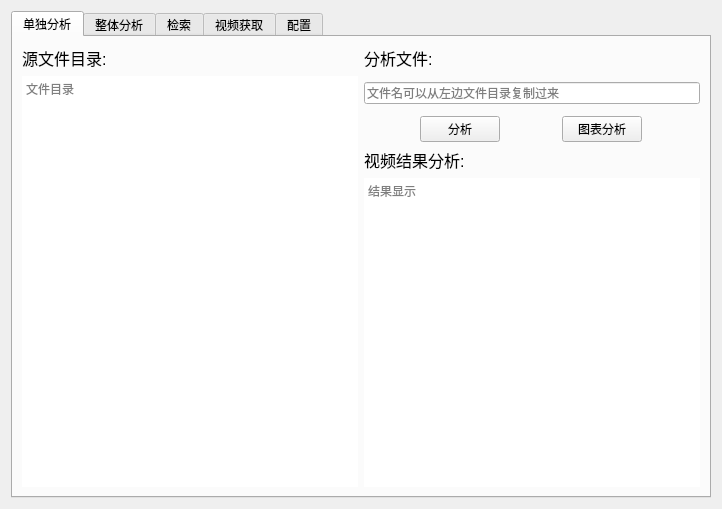
<?xml version="1.0" encoding="UTF-8"?>
<ui version="4.0">
 <class>Main_F</class>
 <widget class="QWidget" name="Main_F">
  <property name="geometry">
   <rect>
    <x>0</x>
    <y>0</y>
    <width>722</width>
    <height>509</height>
   </rect>
  </property>
  <property name="windowTitle">
   <string>舆情分析</string>
  </property>
  <property name="styleSheet">
   <string notr="true">QWidget#Main_F{border-image:url(:/img/2.png);}
border-radius:20px;

</string>
  </property>
  <layout class="QVBoxLayout" name="verticalLayout_31">
   <item>
    <widget class="QTabWidget" name="tabWidget">
     <property name="autoFillBackground">
      <bool>false</bool>
     </property>
     <property name="styleSheet">
      <string notr="true">QWidget#pushButton{border:2px groove gray;border-radius:6px;padding:5px 30px;}
QWidget#pushButton_1{border:2px groove gray;border-radius:6px;padding:5px 30px;}
QWidget#pushButton_2{border:2px groove gray;border-radius:6px;padding:5px 30px;}
QWidget#pushButton_3{border:2px groove gray;border-radius:6px;padding:5px 30px;}
QWidget#pushButton_4{border:2px groove gray;border-radius:6px;padding:5px 30px;}
QWidget#pushButton_5{border:2px groove gray;border-radius:6px;padding:5px 30px;}
QWidget#pushButton_6{border:2px groove gray;border-radius:6px;padding:5px 30px;}
QWidget#pushButton_7{border:2px groove gray;border-radius:6px;padding:5px 30px;}
QWidget#pushButton_15{border:2px groove gray;border-radius:6px;padding:5px 30px;}
QWidget#pushButton_16{border:2px groove gray;border-radius:6px;padding:5px 30px;}

border-radius:20px;</string>
     </property>
     <property name="currentIndex">
      <number>0</number>
     </property>
     <widget class="QWidget" name="tab">
      <property name="styleSheet">
       <string notr="true"/>
      </property>
      <attribute name="title">
       <string>单独分析</string>
      </attribute>
      <layout class="QHBoxLayout" name="horizontalLayout_5">
       <item>
        <layout class="QHBoxLayout" name="horizontalLayout_2">
         <item>
          <layout class="QVBoxLayout" name="verticalLayout_2">
           <item>
            <widget class="QLabel" name="label_2">
             <property name="font">
              <font>
               <pointsize>12</pointsize>
              </font>
             </property>
             <property name="text">
              <string>源文件目录:</string>
             </property>
             <property name="textFormat">
              <enum>Qt::AutoText</enum>
             </property>
            </widget>
           </item>
           <item>
            <widget class="QTextEdit" name="textEdit">
             <property name="styleSheet">
              <string notr="true">border-radius:20px;</string>
             </property>
             <property name="placeholderText">
              <string>文件目录</string>
             </property>
            </widget>
           </item>
          </layout>
         </item>
         <item>
          <layout class="QVBoxLayout" name="verticalLayout">
           <item>
            <widget class="QLabel" name="label_3">
             <property name="sizePolicy">
              <sizepolicy hsizetype="Fixed" vsizetype="Fixed">
               <horstretch>0</horstretch>
               <verstretch>1</verstretch>
              </sizepolicy>
             </property>
             <property name="font">
              <font>
               <pointsize>12</pointsize>
              </font>
             </property>
             <property name="text">
              <string>分析文件:</string>
             </property>
             <property name="textFormat">
              <enum>Qt::AutoText</enum>
             </property>
            </widget>
           </item>
           <item>
            <layout class="QVBoxLayout" name="verticalLayout_7">
             <property name="topMargin">
              <number>6</number>
             </property>
             <property name="bottomMargin">
              <number>6</number>
             </property>
             <item>
              <widget class="QLineEdit" name="lineEdit">
               <property name="sizePolicy">
                <sizepolicy hsizetype="Expanding" vsizetype="Fixed">
                 <horstretch>0</horstretch>
                 <verstretch>3</verstretch>
                </sizepolicy>
               </property>
               <property name="styleSheet">
                <string notr="true"/>
               </property>
               <property name="placeholderText">
                <string>文件名可以从左边文件目录复制过来</string>
               </property>
              </widget>
             </item>
            </layout>
           </item>
           <item>
            <layout class="QHBoxLayout" name="horizontalLayout">
             <item>
              <widget class="QPushButton" name="pushButton">
               <property name="sizePolicy">
                <sizepolicy hsizetype="Fixed" vsizetype="Fixed">
                 <horstretch>0</horstretch>
                 <verstretch>0</verstretch>
                </sizepolicy>
               </property>
               <property name="styleSheet">
                <string notr="true"/>
               </property>
               <property name="text">
                <string>分析</string>
               </property>
              </widget>
             </item>
             <item>
              <widget class="QPushButton" name="pushButton_7">
               <property name="sizePolicy">
                <sizepolicy hsizetype="Fixed" vsizetype="Fixed">
                 <horstretch>0</horstretch>
                 <verstretch>0</verstretch>
                </sizepolicy>
               </property>
               <property name="text">
                <string>图表分析</string>
               </property>
              </widget>
             </item>
            </layout>
           </item>
           <item>
            <layout class="QVBoxLayout" name="verticalLayout_3">
             <item>
              <layout class="QVBoxLayout" name="verticalLayout_6">
               <item>
                <widget class="QLabel" name="label">
                 <property name="sizePolicy">
                  <sizepolicy hsizetype="Preferred" vsizetype="Preferred">
                   <horstretch>0</horstretch>
                   <verstretch>1</verstretch>
                  </sizepolicy>
                 </property>
                 <property name="font">
                  <font>
                   <pointsize>12</pointsize>
                  </font>
                 </property>
                 <property name="text">
                  <string>视频结果分析:</string>
                 </property>
                 <property name="textFormat">
                  <enum>Qt::AutoText</enum>
                 </property>
                </widget>
               </item>
              </layout>
             </item>
             <item>
              <widget class="QTextEdit" name="textEdit_2">
               <property name="sizePolicy">
                <sizepolicy hsizetype="Expanding" vsizetype="Expanding">
                 <horstretch>0</horstretch>
                 <verstretch>3</verstretch>
                </sizepolicy>
               </property>
               <property name="styleSheet">
                <string notr="true">border-radius:20px;</string>
               </property>
               <property name="placeholderText">
                <string>结果显示</string>
               </property>
              </widget>
             </item>
            </layout>
           </item>
          </layout>
         </item>
        </layout>
       </item>
      </layout>
     </widget>
     <widget class="QWidget" name="tab_2">
      <attribute name="title">
       <string>整体分析</string>
      </attribute>
      <layout class="QHBoxLayout" name="horizontalLayout_14">
       <item>
        <layout class="QHBoxLayout" name="horizontalLayout_6">
         <item>
          <layout class="QVBoxLayout" name="verticalLayout_11">
           <item>
            <widget class="QLabel" name="label_9">
             <property name="font">
              <font>
               <pointsize>12</pointsize>
              </font>
             </property>
             <property name="text">
              <string>分析结果:</string>
             </property>
            </widget>
           </item>
           <item>
            <widget class="QTextEdit" name="textEdit_3">
             <property name="styleSheet">
              <string notr="true">border-radius:20px;</string>
             </property>
             <property name="placeholderText">
              <string>空</string>
             </property>
            </widget>
           </item>
          </layout>
         </item>
         <item>
          <layout class="QVBoxLayout" name="verticalLayout_4">
           <item>
            <layout class="QHBoxLayout" name="horizontalLayout_10">
             <item>
              <widget class="QPushButton" name="pushButton_2">
               <property name="text">
                <string>分析</string>
               </property>
              </widget>
             </item>
             <item>
              <widget class="QPushButton" name="pushButton_15">
               <property name="text">
                <string>图表分析</string>
               </property>
              </widget>
             </item>
            </layout>
           </item>
           <item>
            <widget class="QCalendarWidget" name="calendarWidget"/>
           </item>
          </layout>
         </item>
        </layout>
       </item>
      </layout>
     </widget>
     <widget class="QWidget" name="tab_3">
      <attribute name="title">
       <string>检索</string>
      </attribute>
      <layout class="QHBoxLayout" name="horizontalLayout_15">
       <item>
        <layout class="QHBoxLayout" name="horizontalLayout_7">
         <item>
          <layout class="QVBoxLayout" name="verticalLayout_13">
           <item>
            <widget class="QLabel" name="label_4">
             <property name="font">
              <font>
               <pointsize>12</pointsize>
              </font>
             </property>
             <property name="text">
              <string>检索关键词：</string>
             </property>
            </widget>
           </item>
           <item>
            <widget class="QTextEdit" name="textEdit_4">
             <property name="styleSheet">
              <string notr="true">border-radius:20px;</string>
             </property>
             <property name="placeholderText">
              <string>输入需要检索的关键词</string>
             </property>
            </widget>
           </item>
          </layout>
         </item>
         <item>
          <layout class="QVBoxLayout" name="verticalLayout_12">
           <item>
            <layout class="QHBoxLayout" name="horizontalLayout_11">
             <item>
              <widget class="QPushButton" name="pushButton_3">
               <property name="sizePolicy">
                <sizepolicy hsizetype="Fixed" vsizetype="Fixed">
                 <horstretch>0</horstretch>
                 <verstretch>0</verstretch>
                </sizepolicy>
               </property>
               <property name="styleSheet">
                <string notr="true"/>
               </property>
               <property name="text">
                <string>检索</string>
               </property>
              </widget>
             </item>
             <item>
              <widget class="QPushButton" name="pushButton_16">
               <property name="sizePolicy">
                <sizepolicy hsizetype="Fixed" vsizetype="Fixed">
                 <horstretch>0</horstretch>
                 <verstretch>0</verstretch>
                </sizepolicy>
               </property>
               <property name="text">
                <string>相关图分析</string>
               </property>
              </widget>
             </item>
            </layout>
           </item>
           <item>
            <widget class="QLabel" name="label_5">
             <property name="font">
              <font>
               <pointsize>12</pointsize>
              </font>
             </property>
             <property name="text">
              <string>检索结果：</string>
             </property>
            </widget>
           </item>
           <item>
            <widget class="QTextEdit" name="textEdit_5">
             <property name="styleSheet">
              <string notr="true">border-radius:20px;</string>
             </property>
             <property name="placeholderText">
              <string>检索结果</string>
             </property>
            </widget>
           </item>
          </layout>
         </item>
        </layout>
       </item>
      </layout>
     </widget>
     <widget class="QWidget" name="tab_4">
      <attribute name="title">
       <string>视频获取</string>
      </attribute>
      <layout class="QHBoxLayout" name="horizontalLayout_16">
       <item>
        <layout class="QVBoxLayout" name="verticalLayout_8">
         <item>
          <layout class="QHBoxLayout" name="horizontalLayout_8">
           <item>
            <widget class="QLabel" name="label_10">
             <property name="font">
              <font>
               <pointsize>12</pointsize>
              </font>
             </property>
             <property name="text">
              <string>视频获取url:</string>
             </property>
            </widget>
           </item>
           <item>
            <widget class="QLineEdit" name="lineEdit_6">
             <property name="styleSheet">
              <string notr="true"/>
             </property>
             <property name="placeholderText">
              <string>url</string>
             </property>
            </widget>
           </item>
          </layout>
         </item>
         <item>
          <layout class="QHBoxLayout" name="horizontalLayout_9">
           <item>
            <widget class="QPushButton" name="pushButton_4">
             <property name="sizePolicy">
              <sizepolicy hsizetype="Fixed" vsizetype="Fixed">
               <horstretch>0</horstretch>
               <verstretch>0</verstretch>
              </sizepolicy>
             </property>
             <property name="text">
              <string>获取</string>
             </property>
            </widget>
           </item>
          </layout>
         </item>
         <item>
          <layout class="QVBoxLayout" name="verticalLayout_5">
           <item>
            <widget class="QLabel" name="label_11">
             <property name="font">
              <font>
               <pointsize>12</pointsize>
              </font>
             </property>
             <property name="text">
              <string>视频获取情况:</string>
             </property>
            </widget>
           </item>
           <item>
            <widget class="QTextEdit" name="textEdit_6">
             <property name="styleSheet">
              <string notr="true">border-radius:20px;</string>
             </property>
             <property name="placeholderText">
              <string>获取情况</string>
             </property>
            </widget>
           </item>
          </layout>
         </item>
        </layout>
       </item>
      </layout>
     </widget>
     <widget class="QWidget" name="tab_6">
      <attribute name="title">
       <string>配置</string>
      </attribute>
      <layout class="QHBoxLayout" name="horizontalLayout_13">
       <item>
        <layout class="QVBoxLayout" name="verticalLayout_15">
         <item>
          <layout class="QVBoxLayout" name="verticalLayout_9">
           <item>
            <widget class="QLabel" name="label_12">
             <property name="sizePolicy">
              <sizepolicy hsizetype="Fixed" vsizetype="Fixed">
               <horstretch>0</horstretch>
               <verstretch>0</verstretch>
              </sizepolicy>
             </property>
             <property name="font">
              <font>
               <pointsize>11</pointsize>
              </font>
             </property>
             <property name="text">
              <string>对分类器进行训练</string>
             </property>
            </widget>
           </item>
           <item>
            <widget class="QLineEdit" name="lineEdit_3">
             <property name="sizePolicy">
              <sizepolicy hsizetype="Expanding" vsizetype="Fixed">
               <horstretch>0</horstretch>
               <verstretch>0</verstretch>
              </sizepolicy>
             </property>
             <property name="styleSheet">
              <string notr="true"/>
             </property>
             <property name="placeholderText">
              <string>文件地址 如 D:\test.txt</string>
             </property>
            </widget>
           </item>
           <item>
            <layout class="QHBoxLayout" name="horizontalLayout_12">
             <item>
              <widget class="QPushButton" name="pushButton_5">
               <property name="sizePolicy">
                <sizepolicy hsizetype="Fixed" vsizetype="Fixed">
                 <horstretch>0</horstretch>
                 <verstretch>0</verstretch>
                </sizepolicy>
               </property>
               <property name="text">
                <string>训练</string>
               </property>
              </widget>
             </item>
            </layout>
           </item>
          </layout>
         </item>
         <item>
          <layout class="QVBoxLayout" name="verticalLayout_14">
           <item>
            <widget class="QLabel" name="label_8">
             <property name="sizePolicy">
              <sizepolicy hsizetype="Fixed" vsizetype="Fixed">
               <horstretch>0</horstretch>
               <verstretch>0</verstretch>
              </sizepolicy>
             </property>
             <property name="font">
              <font>
               <pointsize>11</pointsize>
              </font>
             </property>
             <property name="text">
              <string>请输入讯飞接口认证信息</string>
             </property>
            </widget>
           </item>
           <item>
            <layout class="QVBoxLayout" name="verticalLayout_10">
             <item>
              <widget class="QLabel" name="label_6">
               <property name="sizePolicy">
                <sizepolicy hsizetype="Fixed" vsizetype="Fixed">
                 <horstretch>0</horstretch>
                 <verstretch>0</verstretch>
                </sizepolicy>
               </property>
               <property name="text">
                <string>APP_ID</string>
               </property>
              </widget>
             </item>
             <item>
              <widget class="QLineEdit" name="lineEdit_4">
               <property name="styleSheet">
                <string notr="true"/>
               </property>
              </widget>
             </item>
             <item>
              <widget class="QLabel" name="label_7">
               <property name="sizePolicy">
                <sizepolicy hsizetype="Fixed" vsizetype="Fixed">
                 <horstretch>0</horstretch>
                 <verstretch>0</verstretch>
                </sizepolicy>
               </property>
               <property name="text">
                <string>SECRET_KEY</string>
               </property>
              </widget>
             </item>
             <item>
              <widget class="QLineEdit" name="lineEdit_5">
               <property name="styleSheet">
                <string notr="true"/>
               </property>
              </widget>
             </item>
             <item>
              <layout class="QHBoxLayout" name="horizontalLayout_4">
               <item>
                <widget class="QCheckBox" name="checkBox">
                 <property name="text">
                  <string>记住</string>
                 </property>
                </widget>
               </item>
               <item>
                <widget class="QCheckBox" name="checkBox_2">
                 <property name="text">
                  <string>不记住</string>
                 </property>
                </widget>
               </item>
               <item>
                <widget class="QPushButton" name="pushButton_6">
                 <property name="sizePolicy">
                  <sizepolicy hsizetype="Fixed" vsizetype="Fixed">
                   <horstretch>0</horstretch>
                   <verstretch>0</verstretch>
                  </sizepolicy>
                 </property>
                 <property name="text">
                  <string>应用</string>
                 </property>
                </widget>
               </item>
              </layout>
             </item>
            </layout>
           </item>
          </layout>
         </item>
        </layout>
       </item>
      </layout>
     </widget>
    </widget>
   </item>
  </layout>
 </widget>
 <resources>
  <include location="img.qrc"/>
 </resources>
 <connections/>
</ui>
